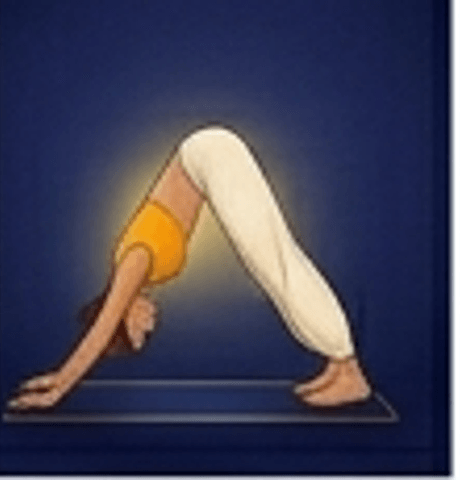
#> input picture assets/yoga/adho-mukha-svanasana.png, 460 x 480 px
$ python use-image-icon.py ../assets/yoga/adho-mukha-svanasana.png
#> lines starting #> are read from the running program, lines starting #| are printed output that depends on the picture
"""Convert a user-supplied image into all required app-icon variants."""
from PIL import Image, ImageFilter
import sys, math

SRC = sys.argv[1]
SIZE = 1024

# Open & crop to square (centered) so we keep the yantra in view
src = Image.open(SRC).convert("RGBA")
w, h = src.size
#> w = 460; h = 480
short = min(w, h)
#> short = 460
left = (w - short) // 2
#> left = 0
top = (h - short) // 2
#> top = 10
sq = src.crop((left, top, left + short, top + short)).resize((SIZE, SIZE), Image.LANCZOS)
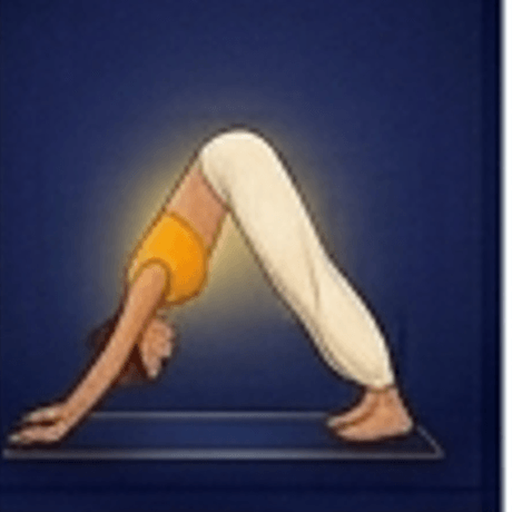
#> sq: PIL image 1024x1024 RGBA (shown at 1/2 size); mean R, G, B, A 65, 63.9, 84.8, 255

# Main icon
sq.save("assets/images/icon.png", "PNG", optimize=True)
print("Saved icon.png")

# Splash icon (same)
sq.save("assets/images/splash-icon.png", "PNG", optimize=True)
print("Saved splash-icon.png")

# Favicon (small)
sq.resize((48, 48), Image.LANCZOS).save("assets/images/favicon.png", "PNG", optimize=True)
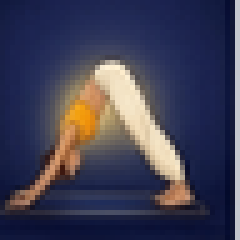
#> saved as favicon.png: PIL image 48x48 RGBA (shown 5 times larger); mean R, G, B, A 64.8, 63.7, 84.7, 255
print("Saved favicon.png")

# Adaptive foreground — yantra centered on transparent, with safe-zone padding
fg = Image.new("RGBA", (SIZE, SIZE), (0, 0, 0, 0))
#> fg: PIL image 1024x1024 RGBA; every value is 0
inner = sq.resize((720, 720), Image.LANCZOS)
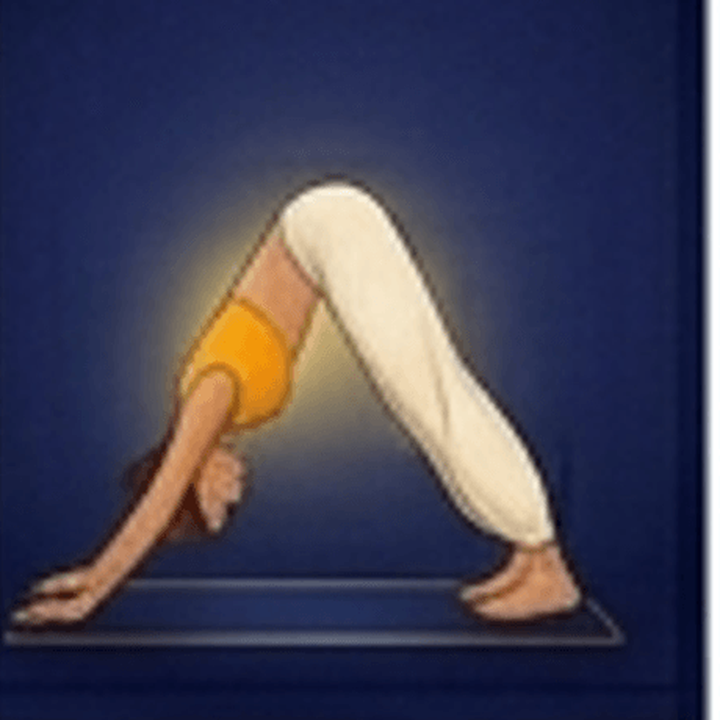
#> inner: PIL image 720x720 RGBA; mean R, G, B, A 65, 63.9, 84.8, 255
fg.paste(inner, ((SIZE - 720) // 2, (SIZE - 720) // 2), inner)
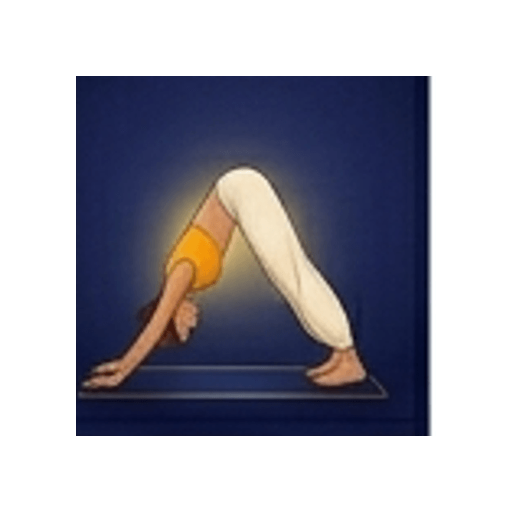
#> fg: PIL image 1024x1024 RGBA (shown at 1/2 size); mean R, G, B, A 32.1, 31.6, 41.9, 126.1; transparent parts drawn white
fg.save("assets/images/android-icon-foreground.png", "PNG", optimize=True)
print("Saved android-icon-foreground.png")

# Adaptive background — black (matches the original image background)
bg = Image.new("RGBA", (SIZE, SIZE), (0, 0, 0, 255))
bg.save("assets/images/android-icon-background.png", "PNG", optimize=True)
print("Saved android-icon-background.png")

$ run again, on assets/yoga/dandasana.png
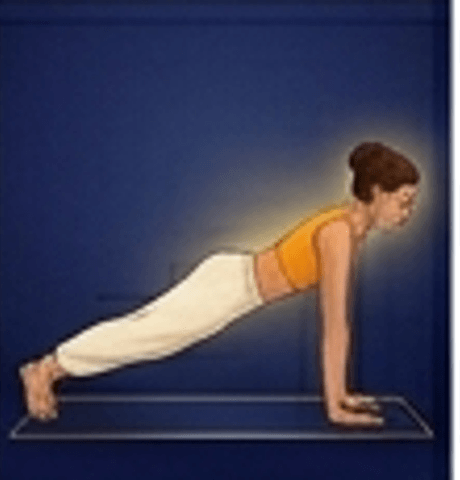
#> input picture assets/yoga/dandasana.png, 460 x 480 px
#> `inner = sq.resize((720, 720), Image.LANCZOS)`:
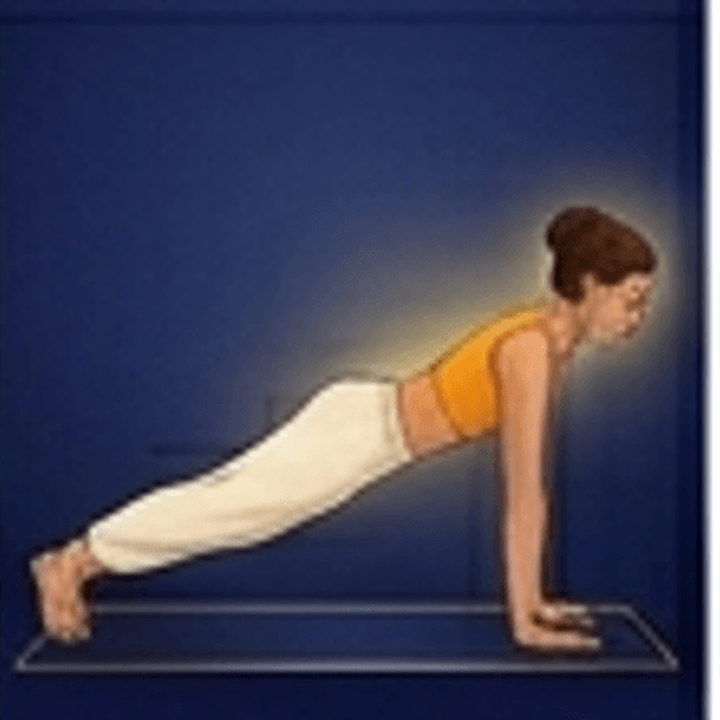
#> inner: PIL image 720x720 RGBA; mean R, G, B, A 64.7, 64.3, 86.3, 255
#> `fg.paste(inner, ((SIZE - 720) // 2, (SIZE - 720) // 2), inner)`:
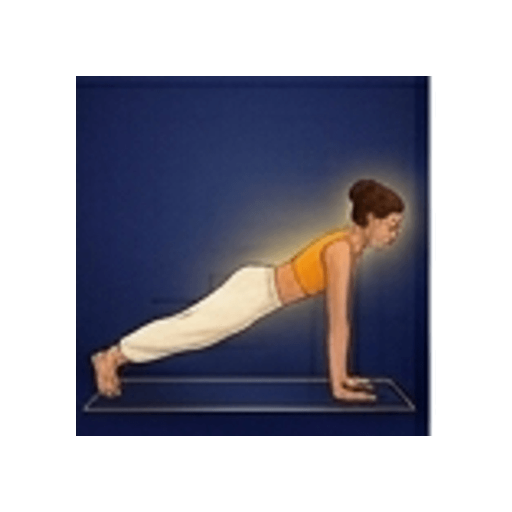
#> fg: PIL image 1024x1024 RGBA (shown at 1/2 size); mean R, G, B, A 32, 31.8, 42.7, 126.1; transparent parts drawn white

$ run again, on assets/yoga/hasta-uttanasana.png
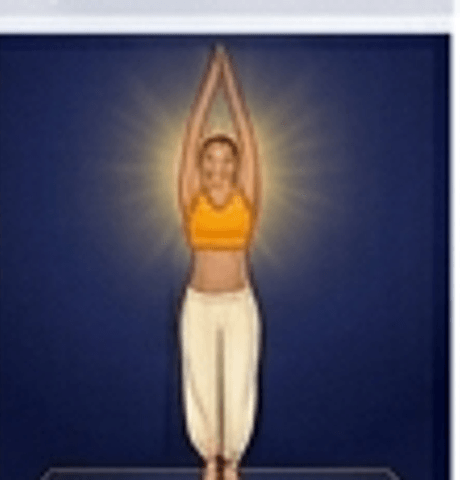
#> input picture assets/yoga/hasta-uttanasana.png, 460 x 480 px
#> `inner = sq.resize((720, 720), Image.LANCZOS)`:
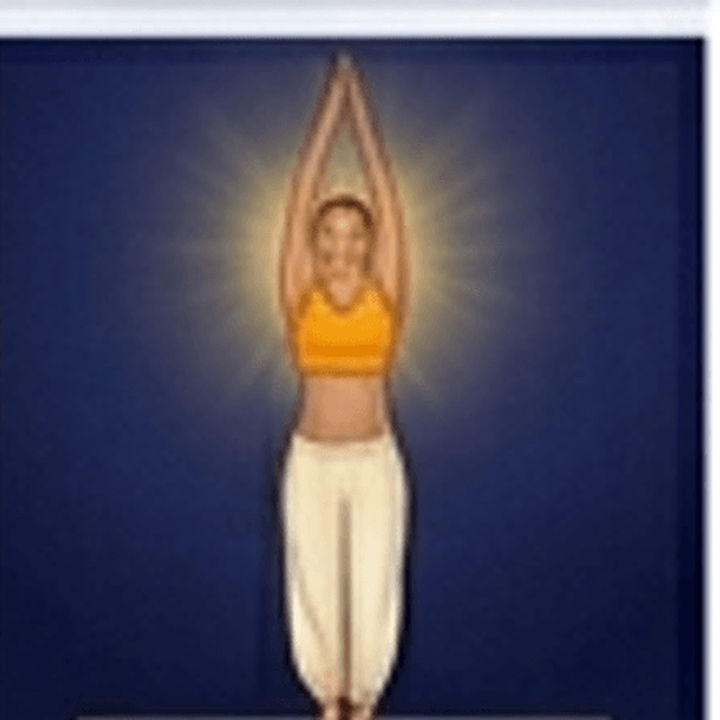
#> inner: PIL image 720x720 RGBA; mean R, G, B, A 74.9, 73.6, 93.4, 255
#> `fg.paste(inner, ((SIZE - 720) // 2, (SIZE - 720) // 2), inner)`:
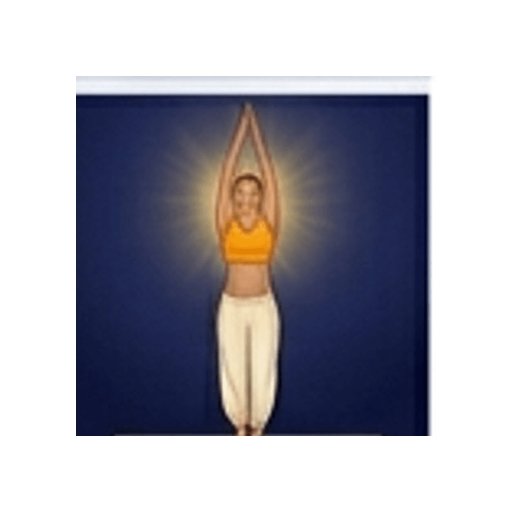
#> fg: PIL image 1024x1024 RGBA (shown at 1/2 size); mean R, G, B, A 37, 36.4, 46.2, 126.1; transparent parts drawn white
